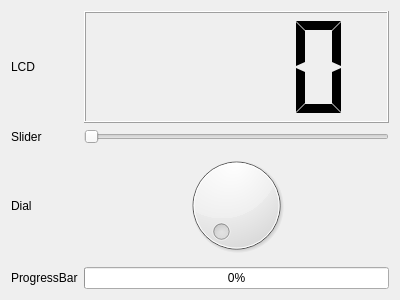
<?xml version="1.0" encoding="UTF-8"?>
<ui version="4.0">
 <class>Form</class>
 <widget class="QWidget" name="Form">
  <property name="geometry">
   <rect>
    <x>0</x>
    <y>0</y>
    <width>400</width>
    <height>300</height>
   </rect>
  </property>
  <property name="windowTitle">
   <string>Form</string>
  </property>
  <layout class="QGridLayout" name="gridLayout">
   <item row="1" column="0">
    <widget class="QLabel" name="label">
     <property name="text">
      <string>Slider</string>
     </property>
    </widget>
   </item>
   <item row="1" column="1">
    <widget class="QSlider" name="slider">
     <property name="maximum">
      <number>1000</number>
     </property>
     <property name="orientation">
      <enum>Qt::Horizontal</enum>
     </property>
    </widget>
   </item>
   <item row="3" column="0">
    <widget class="QLabel" name="label_3">
     <property name="text">
      <string>Dial</string>
     </property>
    </widget>
   </item>
   <item row="3" column="1">
    <widget class="QDial" name="dial">
     <property name="maximum">
      <number>1000</number>
     </property>
     <property name="singleStep">
      <number>1</number>
     </property>
     <property name="invertedAppearance">
      <bool>false</bool>
     </property>
     <property name="invertedControls">
      <bool>false</bool>
     </property>
     <property name="notchesVisible">
      <bool>false</bool>
     </property>
    </widget>
   </item>
   <item row="4" column="0">
    <widget class="QLabel" name="label_4">
     <property name="text">
      <string>ProgressBar</string>
     </property>
    </widget>
   </item>
   <item row="4" column="1">
    <widget class="QProgressBar" name="progressBar">
     <property name="maximum">
      <number>1000</number>
     </property>
     <property name="value">
      <number>0</number>
     </property>
    </widget>
   </item>
   <item row="0" column="1">
    <widget class="QLCDNumber" name="lcd">
     <property name="frameShape">
      <enum>QFrame::Box</enum>
     </property>
     <property name="frameShadow">
      <enum>QFrame::Raised</enum>
     </property>
     <property name="lineWidth">
      <number>1</number>
     </property>
     <property name="smallDecimalPoint">
      <bool>false</bool>
     </property>
     <property name="numDigits">
      <number>4</number>
     </property>
     <property name="digitCount">
      <number>4</number>
     </property>
     <property name="segmentStyle">
      <enum>QLCDNumber::Flat</enum>
     </property>
     <property name="value" stdset="0">
      <double>0.000000000000000</double>
     </property>
     <property name="intValue" stdset="0">
      <number>0</number>
     </property>
    </widget>
   </item>
   <item row="0" column="0">
    <widget class="QLabel" name="label_2">
     <property name="text">
      <string>LCD</string>
     </property>
    </widget>
   </item>
  </layout>
 </widget>
 <resources/>
 <connections/>
</ui>
